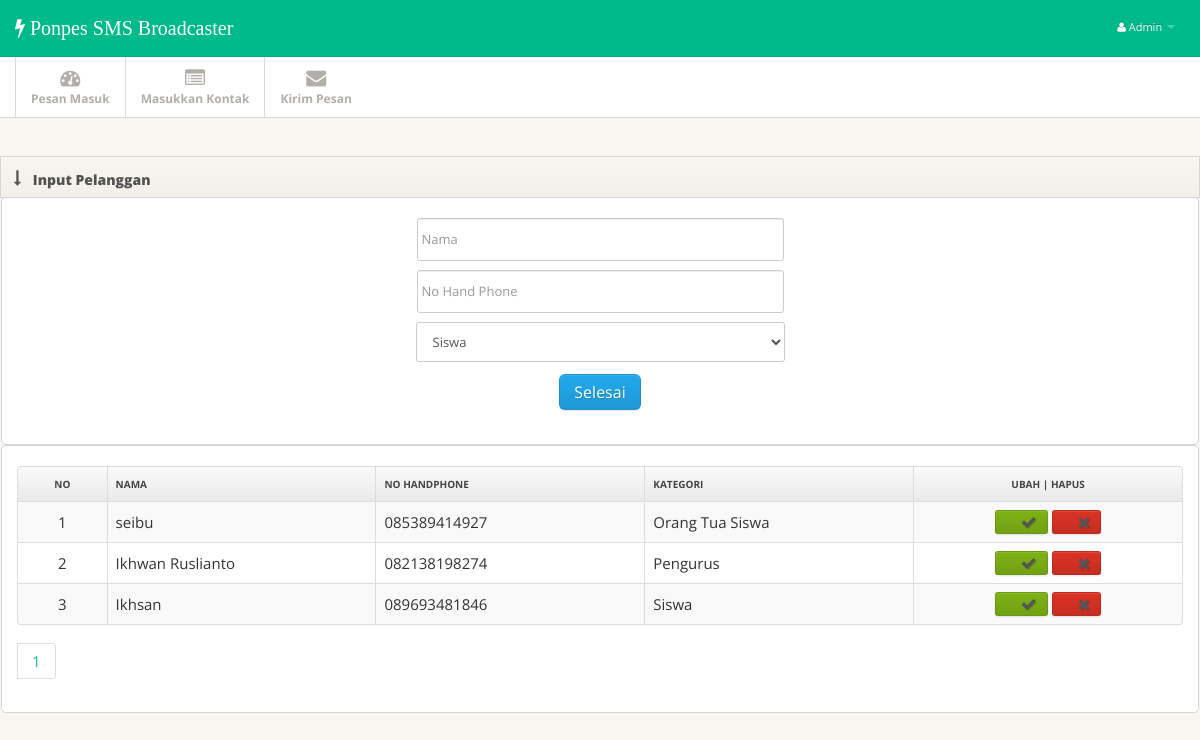
/main.php?hal=input (signed in), run on the app's committed database.
### tables this page shows
CREATE TABLE `kontak` (
  `id` int(11) NOT NULL,
  `nama` varchar(255) NOT NULL,
  `nohp` varchar(50) NOT NULL,
  `kategori` int(10) NOT NULL
);

CREATE TABLE `kategori` (
  `id` int(11) NOT NULL,
  `kategori` varchar(255) NOT NULL
);

### pages/input.php (the view, shortened to what this page needs)
<?php
$per_hal=20;
$jumlah_record=mysql_query("SELECT COUNT(*) from kontak");
$jum=mysql_result($jumlah_record, 0);
$halaman=ceil($jum / $per_hal);
$page = (isset($_GET['page'])) ? (int)$_GET['page'] : 1;
$start = ($page - 1) * $per_hal;
?>
<div class="widget-header"> <i class="icon-long-arrow-down"></i>
<h3>Input Pelanggan</h3>
	<div class="widget-content">
		<form action="proses/proses-input.php" method="post">
			<div class="login-fields">
				<div class="field"><center>
					<input type="text" id="nama" name="nama"   placeholder="Nama" class="login" />
					</center>
				</div>
				<div class="field"><center>
					<input type="text" id="nohp" name="nohp"   placeholder="No Hand Phone" class="login" />
					</center>
				</div>
				<div class="field"><center>
					<select name="kategori">
            		<?php
            		$a = mysql_query("SELECT * FROM kategori");
                 	while ($b = mysql_fetch_array($a)) {
            		 ?>
            		<option value="<?php echo $b['id']; ?>"><?php echo $b['kategori']; ?></option>
            		<?php } ?>
          			</select>
					</center>
				</div>
			</div>
			<div class="login-actions">
					<center>
				<button class="button btn btn-primary btn-large" value="submit" type="submit" name="submit" id="submit">Selesai</button>
				</center>
			</div>
		</form>
	</div>
	<div class="widget-content">
          <table class="table table-striped table-bordered">
            <thead>
              <tr>
                <th width=5%><center> No </center></th>
                <th width=15%> Nama </th>
                <th width=15%> No Handphone</th>
                <th width=15%> Kategori </th>
                <th class="td-actions" width=15%><center> Ubah | Hapus </center></th>
              </tr>
            </thead>
            <tbody>
              <?php
              $no = $start + 1;
              $a = mysql_query("SELECT * FROM kontak ORDER BY id ASC limit $start, $per_hal");
              while ($b = mysql_fetch_array($a)) {
              ?>
              <tr>
                <td><center> <?php echo $no;?> </center></td>
                <td> <?php echo $b['nama']; ?></td>
                <td> <?php echo $b['nohp']; ?></td>
                <td>
                  <?php
                    $ik=$b['kategori'];
                    $c = mysql_query("SELECT * FROM kategori WHERE id = '$ik'");
                    $d = mysql_fetch_array($c);
                    echo $d['kategori'];
                 ?>
               	</td>
               	<td class="td-actions"><center>
                      <a href="main.php?hal=ubah&id=<?php echo $b['id']; ?>" class="btn btn-small btn-success"><i class="btn-icon-only icon-ok"> </i></a>
                      <a onclick="return confirm('Yakin ingin menghapus konak ini?')" href="proses/hapus.php?id=<?php echo $b['id']; ?>" class="btn btn-danger btn-small"><i class="btn-icon-only icon-remove"> </i></a></center>
                </td>
              </tr>
              <?php
              $no++;
              }
              ?>
            </tbody>
          </table>
        <ul class="pagination">
                <?php
                  for($page=1;$page<=$halaman;$page++){
                ?>
                <li><a href="?hal=input&page=<?php echo $page ?>"><?php echo $page ?></a></li>
                <?php } ?>
          </ul>
	</div>

### main.php (shortened to what this page needs)
<!DOCTYPE html>
<html lang="en">
<head>
<link href="css/bootstrap.min.css" rel="stylesheet">
<link href="css/bootstrap-responsive.min.css" rel="stylesheet">
<link href="css/font-awesome.css" rel="stylesheet">
<link href="css/style.css" rel="stylesheet">
<link href="css/pages/dashboard.css" rel="stylesheet">
</head>
<body>
<div class="navbar navbar-fixed-top">
  <div class="navbar-inner">
    <div class="container">
      <a class="brand" href="main.php?hal=dashboard"> <i class="icon-bolt"> Ponpes SMS Broadcaster </i></a>
      <div class="nav-collapse">
        <ul class="nav pull-right">
          <li class="dropdown"><a href="#" class="dropdown-toggle" data-toggle="dropdown"><i
                            class="icon-user"></i> Admin <b class="caret"></b></a>
          </li>
        </ul>
      </div>
    </div>
  </div>
</div>
<div class="subnavbar">
  <div class="subnavbar-inner">
    <div class="container">
      <ul class="mainnav">
        <li><a href="main.php?hal=pesan-masuk"><i class="icon-dashboard"></i><span>Pesan Masuk</span> </a> </li>
        <li><a href="main.php?hal=input"><i class="icon-list-alt"></i><span>Masukkan Kontak</span> </a> </li>
        <li><a href="main.php?hal=hasil"><i class="icon-envelope"></i><span>Kirim Pesan</span> </a></li>
      </ul>
    </div>
  </div>
</div>
<div>
   <?php
   include "proses/seting.php";
    ?>
</div>
</body>
</html>

### proses/seting.php (shortened to what this page needs)
<?php
        if($_GET)
          {
            switch($_GET['hal'])
              {
              ?>
              <?php
                case 'input':
              ?>
                <?php include "pages/input.php" ?>
              <?php
                break;
              ?>
              <?php
              }
          }
?>

### css/style.css (style rules this page uses)
body { background: #f9f6f1; font: 15px/1.7em 'Open Sans'; }
input, button, select, textarea { font-family: 'Open Sans'; }
.btn-icon-only { padding-right: 3px; padding-left: 3px; }
.table td { vertical-align: middle; }
.table-bordered th { background: #E9E9E9; background:-moz-linear-gradient(top, #FAFAFA 0%, #E9E9E9 100%); background:-webkit-gradient(linear, left top, left bottom, color-stop(0%,#FAFAFA), color-stop(100%,#E9E9E9)); background:-webkit-linear-gradient(top, #FAFAFA 0%,#E9E9E9 100%); background:-o-linear-gradient(top, #FAFAFA 0%,#E9E9E9 100%); background:-ms-linear-gradient(top, #FAFAFA 0%,#E9E9E9 100%); background:linear-gradient(top, #FAFAFA 0%,#E9E9E9 100%); filter: progid:DXImageTransform.Microsoft.gradient(startColorstr='#FAFAFA', endColorstr='#E9E9E9'); -ms-filter: "progid:DXImageTransform.Microsoft.gradient(startColorstr='#FAFAFA', endColorstr='#E9E9E9')"; font-size: 10px; color: #444; text-transform: uppercase; }
.navbar .container { position: relative; }
.navbar-inner { padding: 7px 0; background: #00ba8b !important; -moz-border-radius: 0; -webkit-border-radius: 0; border-radius: 0; }
.navbar-fixed-top { position: static; }
.navbar .nav a { font-size: 11px; }
.navbar .nav>li>a { color:#fff !important; }
.navbar .brand { font-weight: 600; position: relative; top: 2px; }
.subnavbar { margin-bottom: 2.5em; }
.subnavbar-inner { height: 60px; background: #fff; border-bottom: 1px solid #d6d6d6; }
.subnavbar .container > ul { display: inline-block; height: 80px; padding: 0; margin: 0; }
.subnavbar .container > ul > li { float: left; min-width: 90px; height: 60px; padding: 0; margin: 0; text-align: center; list-style: none; border-left: 1px solid #d9d9d9; }
.subnavbar .container > ul > li > a { display: block; height: 100%; padding: 0 15px; font-size: 12px; font-weight: bold; color: #b2afaa; }
.subnavbar .container > ul > li > a > i { display: inline-block; width: 24px; height: 24px; margin-top: 11px; margin-bottom: -3px; font-size: 20px; }
.subnavbar .container > ul > li > a > span { display: block; }
.widget-header { position: relative; height: 40px; line-height: 40px; background: #f9f6f1; background:-moz-linear-gradient(top, #f9f6f1 0%, #f2efea 100%); background:-webkit-gradient(linear, left top, left bottom, color-stop(0%,#f9f6f1), color-stop(100%,#f2efea)); background:-webkit-linear-gradient(top, #f9f6f1 0%,#f2efea 100%); background:-o-linear-gradient(top, #f9f6f1 0%,#f2efea 100%); background:-ms-linear-gradient(top, #f9f6f1 0%,#f2efea 100%); background:linear-gradient(top, #f9f6f1 0%,#f2efea 100%); filter: progid:DXImageTransform.Microsoft.gradient(startColorstr='#f9f6f1', endColorstr='#f2efea'); -ms-filter: "progid:DXImageTransform.Microsoft.gradient(startColorstr='#f9f6f1', endColorstr='#f2efea')"; border: 1px solid #d6d6d6; -webkit-background-clip: padding-box; }
.widget-header h3 { position: relative; top: 2px; left: 10px; display: inline-block; margin-right: 3em; font-size: 14px; font-weight: 800; color: #525252; line-height: 18px; text-shadow: 1px 1px 2px rgba(255,255,255,.5); }
.widget-header [class^="icon-"], .widget-header [class*=" icon-"] { display: inline-block; margin-left: 13px; margin-right: -2px; font-size: 16px; color: #555; vertical-align: middle; }
.widget-content { padding: 20px 15px 15px; background: #FFF; border: 1px solid #D5D5D5; -moz-border-radius: 5px; -webkit-border-radius: 5px; border-radius: 5px; }
.widget-content:before, .widget-content:after { content:""; display:table; }
.widget-content:after { clear:both; }
.widget-content { zoom:1; }

### data on the page
kontak: nama "seibu", nohp "085389414927", kategori.kategori "Orang Tua Siswa"
kontak: nama "Ikhwan Ruslianto", nohp "082138198274", kategori.kategori "Pengurus"
kontak: nama "Ikhsan", nohp "089693481846", kategori.kategori "Siswa"

### other printed values
form field kategori "Siswa"
